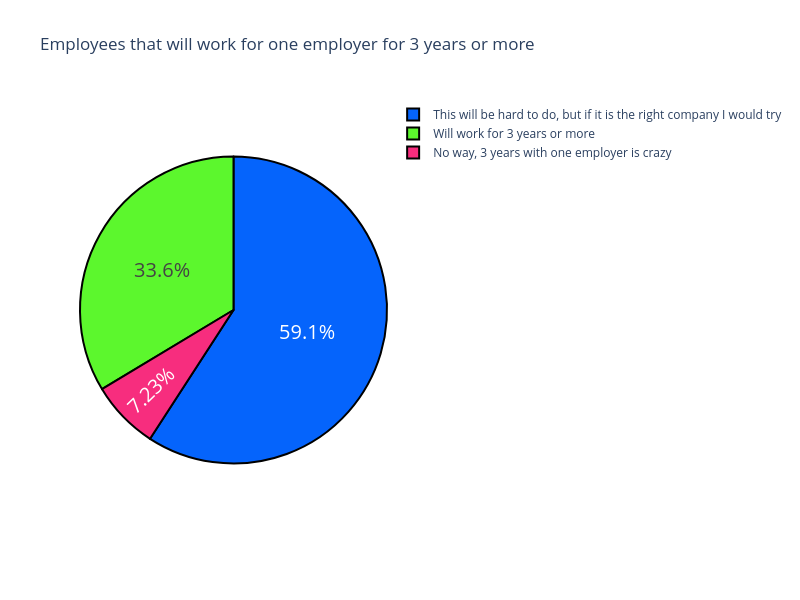

The code cell stored with this chart in its notebook:
### Markdown cell above
# How Likely GenZ is to work for one company for three years or more

### Code cell
people = df['How likely is that you will work for one employer for 3 years or more ?'].value_counts()
label = people.index
count = people.values
fig = go.Figure(data = [go.Pie(labels=label, values=count)])
fig.update_layout(title='Employees that will work for one employer for 3 years or more', autosize=False, width=800, height=600)
fig.update_traces(hoverinfo='label+value', textinfo='percent', textfont_size=20, marker=dict(colors=['#0564fc', '#5cf72d', '#f72d7e'], line=dict(color='black', width=2)))
fig.show()

### Figure 1 — Plotly figure (JSON) as saved in the notebook; plotly's stock layout.template omitted (floating-point values rounded to 4 significant figures)
{"data": [{"hoverinfo": "label+value", "labels": ["This will be hard to do, but if it is the right company I would try", "Will work for 3 years or more", "No way, 3 years with one employer is crazy"], "marker": {"colors": ["#0564fc", "#5cf72d", "#f72d7e"], "line": {"color": "black", "width": 2}}, "textfont": {"size": 20}, "textinfo": "percent", "type": "pie", "values": [139, 79, 17]}], "layout": {"autosize": false, "height": 600, "title": {"text": "Employees that will work for one employer for 3 years or more"}, "width": 800}}
